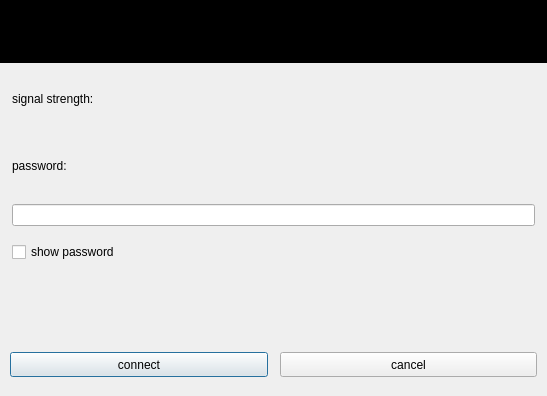
<?xml version="1.0" encoding="UTF-8"?>
<ui version="4.0">
 <class>WifiPswDialog</class>
 <widget class="QDialog" name="WifiPswDialog">
  <property name="geometry">
   <rect>
    <x>0</x>
    <y>0</y>
    <width>547</width>
    <height>396</height>
   </rect>
  </property>
  <property name="windowTitle">
   <string>Dialog</string>
  </property>
  <property name="styleSheet">
   <string notr="true"/>
  </property>
  <layout class="QVBoxLayout" name="verticalLayout">
   <property name="spacing">
    <number>4</number>
   </property>
   <property name="margin">
    <number>0</number>
   </property>
   <item>
    <widget class="QLabel" name="label">
     <property name="minimumSize">
      <size>
       <width>0</width>
       <height>35</height>
      </size>
     </property>
     <property name="styleSheet">
      <string notr="true">color: rgb(255, 255, 255);
background-color: rgb(0, 0, 0);</string>
     </property>
     <property name="text">
      <string/>
     </property>
     <property name="alignment">
      <set>Qt::AlignCenter</set>
     </property>
    </widget>
   </item>
   <item>
    <layout class="QHBoxLayout" name="horizontalLayout">
     <property name="leftMargin">
      <number>12</number>
     </property>
     <item>
      <widget class="QLabel" name="label_2">
       <property name="text">
        <string>signal strength:</string>
       </property>
      </widget>
     </item>
     <item>
      <widget class="QLabel" name="label_3">
       <property name="text">
        <string/>
       </property>
       <property name="alignment">
        <set>Qt::AlignLeading|Qt::AlignLeft|Qt::AlignVCenter</set>
       </property>
      </widget>
     </item>
    </layout>
   </item>
   <item>
    <layout class="QHBoxLayout" name="horizontalLayout_5">
     <property name="leftMargin">
      <number>12</number>
     </property>
     <item>
      <widget class="QLabel" name="label_4">
       <property name="text">
        <string>password:</string>
       </property>
      </widget>
     </item>
     <item>
      <spacer name="horizontalSpacer_6">
       <property name="orientation">
        <enum>Qt::Horizontal</enum>
       </property>
       <property name="sizeHint" stdset="0">
        <size>
         <width>40</width>
         <height>20</height>
        </size>
       </property>
      </spacer>
     </item>
    </layout>
   </item>
   <item>
    <layout class="QHBoxLayout" name="horizontalLayout_3">
     <property name="leftMargin">
      <number>12</number>
     </property>
     <property name="topMargin">
      <number>2</number>
     </property>
     <property name="rightMargin">
      <number>12</number>
     </property>
     <property name="bottomMargin">
      <number>2</number>
     </property>
     <item>
      <widget class="QLineEdit" name="lineEdit">
       <property name="maxLength">
        <number>64</number>
       </property>
       <property name="echoMode">
        <enum>QLineEdit::Password</enum>
       </property>
       <property name="alignment">
        <set>Qt::AlignCenter</set>
       </property>
      </widget>
     </item>
    </layout>
   </item>
   <item>
    <spacer name="verticalSpacer">
     <property name="orientation">
      <enum>Qt::Vertical</enum>
     </property>
     <property name="sizeType">
      <enum>QSizePolicy::Maximum</enum>
     </property>
     <property name="sizeHint" stdset="0">
      <size>
       <width>20</width>
       <height>10</height>
      </size>
     </property>
    </spacer>
   </item>
   <item>
    <layout class="QHBoxLayout" name="horizontalLayout_4">
     <property name="leftMargin">
      <number>12</number>
     </property>
     <item>
      <widget class="QCheckBox" name="checkBox">
       <property name="text">
        <string>show password</string>
       </property>
      </widget>
     </item>
     <item>
      <spacer name="horizontalSpacer_5">
       <property name="orientation">
        <enum>Qt::Horizontal</enum>
       </property>
       <property name="sizeHint" stdset="0">
        <size>
         <width>40</width>
         <height>20</height>
        </size>
       </property>
      </spacer>
     </item>
    </layout>
   </item>
   <item>
    <widget class="QLabel" name="label_6">
     <property name="text">
      <string/>
     </property>
     <property name="alignment">
      <set>Qt::AlignCenter</set>
     </property>
    </widget>
   </item>
   <item>
    <widget class="QWidget" name="widget1" native="true">
     <property name="styleSheet">
      <string notr="true"/>
     </property>
     <layout class="QHBoxLayout" name="horizontalLayout_2">
      <property name="spacing">
       <number>12</number>
      </property>
      <property name="leftMargin">
       <number>10</number>
      </property>
      <property name="topMargin">
       <number>6</number>
      </property>
      <property name="rightMargin">
       <number>10</number>
      </property>
      <property name="bottomMargin">
       <number>6</number>
      </property>
      <item>
       <widget class="QPushButton" name="pushButton">
        <property name="minimumSize">
         <size>
          <width>50</width>
          <height>25</height>
         </size>
        </property>
        <property name="font">
         <font>
          <pointsize>-1</pointsize>
          <weight>50</weight>
          <italic>false</italic>
          <bold>false</bold>
         </font>
        </property>
        <property name="styleSheet">
         <string notr="true">font: 12px;
</string>
        </property>
        <property name="text">
         <string>connect</string>
        </property>
       </widget>
      </item>
      <item>
       <widget class="QPushButton" name="pushButton_2">
        <property name="minimumSize">
         <size>
          <width>50</width>
          <height>25</height>
         </size>
        </property>
        <property name="font">
         <font>
          <pointsize>-1</pointsize>
          <weight>50</weight>
          <italic>false</italic>
          <bold>false</bold>
         </font>
        </property>
        <property name="styleSheet">
         <string notr="true">font: 12px;</string>
        </property>
        <property name="text">
         <string>cancel</string>
        </property>
       </widget>
      </item>
     </layout>
    </widget>
   </item>
  </layout>
 </widget>
 <resources/>
 <connections/>
</ui>
